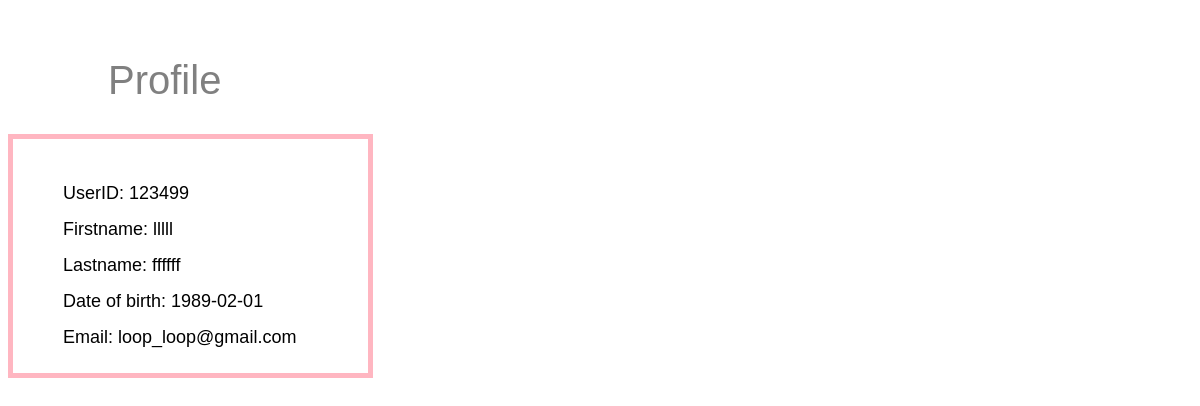
The page /profile.php (signed in) on the database its author committed.
### tables this page shows
CREATE TABLE `users` (
  `userID` varchar(11) NOT NULL,
  `password` varchar(11) NOT NULL,
  `fName` varchar(64) NOT NULL,
  `lName` varchar(64) NOT NULL,
  `DOB` date NOT NULL,
  `email` varchar(64) NOT NULL
);

### profile.php (the view, shortened to what this page needs)
<!DOCTYPE html>
<html>
<head>
</head>
<body>
<?php
$con=mysqli_connect("localhost","root","","shop");
if (mysqli_connect_errno())
	{
	echo "Failed to connect to MySQL: " . mysqli_connect_error(); }
elseif(isset($_SESSION["uid"]))
{
	$uid = $_SESSION["uid"];
	$sql="SELECT * FROM users WHERE userID = '$uid' LIMIT 1";
	$res = mysqli_query($con,$sql);
	if(!$res)
	{
		die('Error: ' . mysqli_error($con));
	}
	else
	{
		echo '<br><br><div class="pro"> Profile </div>';
		echo '<br><div class="box">';
		while($row = mysqli_fetch_array($res))
		{
			echo '<div class="txt">';
			echo '<br>UserID: '.$row['userID'].'<br>';
			echo 'Firstname: '.$row['fName'].'<br>';
			echo 'Lastname: '.$row['lName'].'<br>';
			echo 'Date of birth: '.$row['DOB'].'<br>';
			echo 'Email: '.$row['email'];
			echo '</div><br>';
		}
		echo "</div>";
	}
}
 ?>
</body>
</html>

### profile.php (style rules this page uses)
.box { width: 30%; border: 5px solid lightpink; }
.txt { color: black; text-decoration: none; font-family: Arial, Helvetica, sans-serif; font-size: 18px; margin-left:50px; margin-right:50px; line-height: 2.0; text-indent: 50px; }
.pro { color: grey; font-family: Arial, Helvetica, sans-serif; font-size: 40px; margin-left:50px; margin-right:50px; line-height: 1.8; text-indent: 50px; }

### rows shown on the page
users: userID "123499", fName "lllll", lName "ffffff", DOB "1989-02-01", email "loop_loop@gmail.com"
